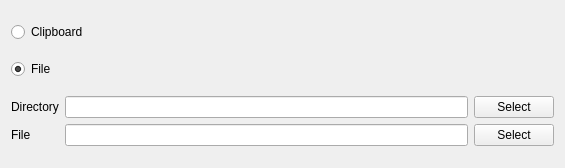
<?xml version="1.0" encoding="UTF-8"?>
<ui version="4.0">
 <class>FilePathWidget</class>
 <widget class="QWidget" name="FilePathWidget">
  <property name="geometry">
   <rect>
    <x>0</x>
    <y>0</y>
    <width>565</width>
    <height>168</height>
   </rect>
  </property>
  <property name="windowTitle">
   <string>Form</string>
  </property>
  <layout class="QVBoxLayout" name="verticalLayout">
   <item>
    <widget class="QRadioButton" name="outputToClipboard">
     <property name="text">
      <string>Clipboard</string>
     </property>
    </widget>
   </item>
   <item>
    <widget class="QRadioButton" name="outputToFile">
     <property name="text">
      <string>File</string>
     </property>
     <property name="checked">
      <bool>true</bool>
     </property>
    </widget>
   </item>
   <item>
    <layout class="QGridLayout" name="gridLayout">
     <item row="0" column="0">
      <widget class="QLabel" name="label">
       <property name="text">
        <string>Directory</string>
       </property>
      </widget>
     </item>
     <item row="0" column="1">
      <widget class="QLineEdit" name="directory"/>
     </item>
     <item row="0" column="2">
      <widget class="QPushButton" name="selectDirectory">
       <property name="text">
        <string>Select</string>
       </property>
      </widget>
     </item>
     <item row="1" column="0">
      <widget class="QLabel" name="label_2">
       <property name="text">
        <string>File</string>
       </property>
      </widget>
     </item>
     <item row="1" column="1">
      <widget class="QLineEdit" name="file"/>
     </item>
     <item row="1" column="2">
      <widget class="QPushButton" name="selectFile">
       <property name="text">
        <string>Select</string>
       </property>
      </widget>
     </item>
    </layout>
   </item>
  </layout>
 </widget>
 <resources/>
 <connections/>
</ui>
